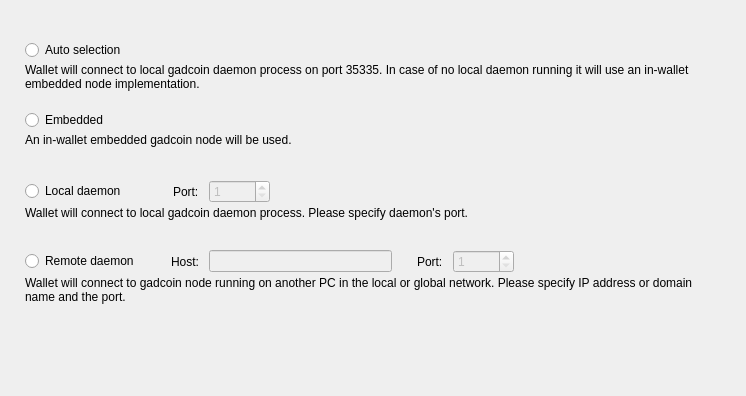
<?xml version="1.0" encoding="UTF-8"?>
<ui version="4.0">
 <class>ConnectionOptionsFrame</class>
 <widget class="QFrame" name="ConnectionOptionsFrame">
  <property name="geometry">
   <rect>
    <x>0</x>
    <y>0</y>
    <width>746</width>
    <height>396</height>
   </rect>
  </property>
  <property name="windowTitle">
   <string>Frame</string>
  </property>
  <property name="frameShape">
   <enum>QFrame::NoFrame</enum>
  </property>
  <property name="frameShadow">
   <enum>QFrame::Raised</enum>
  </property>
  <layout class="QVBoxLayout" name="verticalLayout_5">
   <property name="spacing">
    <number>0</number>
   </property>
   <property name="leftMargin">
    <number>25</number>
   </property>
   <property name="topMargin">
    <number>40</number>
   </property>
   <property name="rightMargin">
    <number>49</number>
   </property>
   <item>
    <widget class="QWidget" name="widget" native="true">
     <property name="sizePolicy">
      <sizepolicy hsizetype="Preferred" vsizetype="Fixed">
       <horstretch>0</horstretch>
       <verstretch>0</verstretch>
      </sizepolicy>
     </property>
     <property name="minimumSize">
      <size>
       <width>0</width>
       <height>70</height>
      </size>
     </property>
     <property name="maximumSize">
      <size>
       <width>16777215</width>
       <height>70</height>
      </size>
     </property>
     <layout class="QVBoxLayout" name="verticalLayout" stretch="0,1">
      <property name="spacing">
       <number>3</number>
      </property>
      <property name="leftMargin">
       <number>0</number>
      </property>
      <property name="topMargin">
       <number>0</number>
      </property>
      <property name="rightMargin">
       <number>0</number>
      </property>
      <property name="bottomMargin">
       <number>0</number>
      </property>
      <item>
       <widget class="QRadioButton" name="m_autoRadio">
        <property name="text">
         <string>Auto selection</string>
        </property>
        <attribute name="buttonGroup">
         <string notr="true">m_connectionButtonGroup</string>
        </attribute>
       </widget>
      </item>
      <item alignment="Qt::AlignTop">
       <widget class="WalletGui::WalletSmallGrayTextLabel" name="m_autoHelperLabel">
        <property name="text">
         <string>Wallet will connect to local gadcoin daemon process on port 35335. In case of no local daemon running it will use an in-wallet embedded node implementation.</string>
        </property>
        <property name="alignment">
         <set>Qt::AlignLeading|Qt::AlignLeft|Qt::AlignTop</set>
        </property>
        <property name="wordWrap">
         <bool>true</bool>
        </property>
        <property name="indent">
         <number>0</number>
        </property>
       </widget>
      </item>
     </layout>
    </widget>
   </item>
   <item>
    <widget class="QWidget" name="widget_2" native="true">
     <property name="sizePolicy">
      <sizepolicy hsizetype="Preferred" vsizetype="Fixed">
       <horstretch>0</horstretch>
       <verstretch>0</verstretch>
      </sizepolicy>
     </property>
     <property name="minimumSize">
      <size>
       <width>0</width>
       <height>70</height>
      </size>
     </property>
     <property name="maximumSize">
      <size>
       <width>16777215</width>
       <height>70</height>
      </size>
     </property>
     <layout class="QVBoxLayout" name="verticalLayout_2" stretch="0,1">
      <property name="spacing">
       <number>3</number>
      </property>
      <property name="leftMargin">
       <number>0</number>
      </property>
      <property name="topMargin">
       <number>0</number>
      </property>
      <property name="rightMargin">
       <number>0</number>
      </property>
      <property name="bottomMargin">
       <number>0</number>
      </property>
      <item>
       <widget class="QRadioButton" name="m_embeddedRadio">
        <property name="text">
         <string>Embedded</string>
        </property>
        <attribute name="buttonGroup">
         <string notr="true">m_connectionButtonGroup</string>
        </attribute>
       </widget>
      </item>
      <item alignment="Qt::AlignTop">
       <widget class="WalletGui::WalletSmallGrayTextLabel" name="m_embeddedHelperLabel">
        <property name="text">
         <string>An in-wallet embedded gadcoin node will be used.</string>
        </property>
        <property name="alignment">
         <set>Qt::AlignLeading|Qt::AlignLeft|Qt::AlignTop</set>
        </property>
        <property name="wordWrap">
         <bool>true</bool>
        </property>
        <property name="indent">
         <number>0</number>
        </property>
       </widget>
      </item>
     </layout>
    </widget>
   </item>
   <item>
    <widget class="QWidget" name="widget_3" native="true">
     <property name="sizePolicy">
      <sizepolicy hsizetype="Preferred" vsizetype="Fixed">
       <horstretch>0</horstretch>
       <verstretch>0</verstretch>
      </sizepolicy>
     </property>
     <property name="minimumSize">
      <size>
       <width>0</width>
       <height>70</height>
      </size>
     </property>
     <property name="maximumSize">
      <size>
       <width>16777215</width>
       <height>70</height>
      </size>
     </property>
     <layout class="QVBoxLayout" name="verticalLayout_3" stretch="0,1">
      <property name="spacing">
       <number>3</number>
      </property>
      <property name="leftMargin">
       <number>0</number>
      </property>
      <property name="topMargin">
       <number>0</number>
      </property>
      <property name="rightMargin">
       <number>0</number>
      </property>
      <property name="bottomMargin">
       <number>0</number>
      </property>
      <item>
       <layout class="QHBoxLayout" name="horizontalLayout">
        <property name="spacing">
         <number>10</number>
        </property>
        <item>
         <widget class="QRadioButton" name="m_localRadio">
          <property name="text">
           <string>Local daemon</string>
          </property>
          <attribute name="buttonGroup">
           <string notr="true">m_connectionButtonGroup</string>
          </attribute>
         </widget>
        </item>
        <item>
         <spacer name="horizontalSpacer">
          <property name="orientation">
           <enum>Qt::Horizontal</enum>
          </property>
          <property name="sizeType">
           <enum>QSizePolicy::Fixed</enum>
          </property>
          <property name="sizeHint" stdset="0">
           <size>
            <width>37</width>
            <height>20</height>
           </size>
          </property>
         </spacer>
        </item>
        <item>
         <widget class="QLabel" name="label">
          <property name="text">
           <string>Port:</string>
          </property>
         </widget>
        </item>
        <item alignment="Qt::AlignVCenter">
         <widget class="QSpinBox" name="m_localPortSpin">
          <property name="enabled">
           <bool>false</bool>
          </property>
          <property name="minimum">
           <number>1</number>
          </property>
          <property name="maximum">
           <number>65535</number>
          </property>
          <property name="value">
           <number>1</number>
          </property>
         </widget>
        </item>
        <item>
         <spacer name="horizontalSpacer_2">
          <property name="orientation">
           <enum>Qt::Horizontal</enum>
          </property>
          <property name="sizeHint" stdset="0">
           <size>
            <width>40</width>
            <height>20</height>
           </size>
          </property>
         </spacer>
        </item>
       </layout>
      </item>
      <item alignment="Qt::AlignTop">
       <widget class="WalletGui::WalletSmallGrayTextLabel" name="m_localHelperLabel">
        <property name="text">
         <string>Wallet will connect to local gadcoin daemon process. Please specify daemon's port.</string>
        </property>
        <property name="alignment">
         <set>Qt::AlignLeading|Qt::AlignLeft|Qt::AlignTop</set>
        </property>
        <property name="wordWrap">
         <bool>true</bool>
        </property>
        <property name="indent">
         <number>0</number>
        </property>
       </widget>
      </item>
     </layout>
    </widget>
   </item>
   <item>
    <widget class="QWidget" name="widget_4" native="true">
     <property name="sizePolicy">
      <sizepolicy hsizetype="Preferred" vsizetype="Fixed">
       <horstretch>0</horstretch>
       <verstretch>0</verstretch>
      </sizepolicy>
     </property>
     <property name="minimumSize">
      <size>
       <width>0</width>
       <height>70</height>
      </size>
     </property>
     <property name="maximumSize">
      <size>
       <width>16777215</width>
       <height>70</height>
      </size>
     </property>
     <layout class="QVBoxLayout" name="verticalLayout_4" stretch="0,1">
      <property name="spacing">
       <number>3</number>
      </property>
      <property name="leftMargin">
       <number>0</number>
      </property>
      <property name="topMargin">
       <number>0</number>
      </property>
      <property name="rightMargin">
       <number>0</number>
      </property>
      <property name="bottomMargin">
       <number>0</number>
      </property>
      <item>
       <layout class="QHBoxLayout" name="horizontalLayout_2">
        <property name="spacing">
         <number>10</number>
        </property>
        <item>
         <widget class="QRadioButton" name="m_remoteRadio">
          <property name="text">
           <string>Remote daemon</string>
          </property>
          <attribute name="buttonGroup">
           <string notr="true">m_connectionButtonGroup</string>
          </attribute>
         </widget>
        </item>
        <item>
         <spacer name="horizontalSpacer_3">
          <property name="orientation">
           <enum>Qt::Horizontal</enum>
          </property>
          <property name="sizeType">
           <enum>QSizePolicy::Fixed</enum>
          </property>
          <property name="sizeHint" stdset="0">
           <size>
            <width>22</width>
            <height>20</height>
           </size>
          </property>
         </spacer>
        </item>
        <item>
         <widget class="QLabel" name="label_2">
          <property name="text">
           <string>Host:</string>
          </property>
         </widget>
        </item>
        <item>
         <widget class="QLineEdit" name="m_remoteHostEdit">
          <property name="enabled">
           <bool>false</bool>
          </property>
         </widget>
        </item>
        <item>
         <spacer name="horizontalSpacer_5">
          <property name="orientation">
           <enum>Qt::Horizontal</enum>
          </property>
          <property name="sizeType">
           <enum>QSizePolicy::Fixed</enum>
          </property>
          <property name="sizeHint" stdset="0">
           <size>
            <width>15</width>
            <height>20</height>
           </size>
          </property>
         </spacer>
        </item>
        <item>
         <widget class="QLabel" name="label_3">
          <property name="text">
           <string>Port:</string>
          </property>
         </widget>
        </item>
        <item alignment="Qt::AlignVCenter">
         <widget class="QSpinBox" name="m_remotePortSpin">
          <property name="enabled">
           <bool>false</bool>
          </property>
          <property name="minimum">
           <number>1</number>
          </property>
          <property name="maximum">
           <number>65535</number>
          </property>
          <property name="value">
           <number>1</number>
          </property>
         </widget>
        </item>
        <item>
         <spacer name="horizontalSpacer_4">
          <property name="orientation">
           <enum>Qt::Horizontal</enum>
          </property>
          <property name="sizeHint" stdset="0">
           <size>
            <width>40</width>
            <height>20</height>
           </size>
          </property>
         </spacer>
        </item>
       </layout>
      </item>
      <item alignment="Qt::AlignTop">
       <widget class="WalletGui::WalletSmallGrayTextLabel" name="m_remoteHelperLabel">
        <property name="text">
         <string>Wallet will connect to gadcoin node running on another PC in the local or global network. Please specify IP address or domain name and the port.</string>
        </property>
        <property name="alignment">
         <set>Qt::AlignLeading|Qt::AlignLeft|Qt::AlignTop</set>
        </property>
        <property name="wordWrap">
         <bool>true</bool>
        </property>
        <property name="indent">
         <number>0</number>
        </property>
       </widget>
      </item>
     </layout>
    </widget>
   </item>
   <item>
    <spacer name="verticalSpacer">
     <property name="orientation">
      <enum>Qt::Vertical</enum>
     </property>
     <property name="sizeHint" stdset="0">
      <size>
       <width>665</width>
       <height>61</height>
      </size>
     </property>
    </spacer>
   </item>
  </layout>
 </widget>
 <customwidgets>
  <customwidget>
   <class>WalletGui::WalletSmallGrayTextLabel</class>
   <extends>QLabel</extends>
   <header>Gui/Common/WalletTextLabel.h</header>
  </customwidget>
 </customwidgets>
 <resources/>
 <connections>
  <connection>
   <sender>m_remoteHostEdit</sender>
   <signal>textChanged(QString)</signal>
   <receiver>ConnectionOptionsFrame</receiver>
   <slot>remoteHostNameChanged(QString)</slot>
   <hints>
    <hint type="sourcelabel">
     <x>390</x>
     <y>319</y>
    </hint>
    <hint type="destinationlabel">
     <x>372</x>
     <y>197</y>
    </hint>
   </hints>
  </connection>
  <connection>
   <sender>m_connectionButtonGroup</sender>
   <signal>buttonClicked(int)</signal>
   <receiver>ConnectionOptionsFrame</receiver>
   <slot>connectionButtonClicked(int)</slot>
   <hints>
    <hint type="sourcelabel">
     <x>-1</x>
     <y>-1</y>
    </hint>
    <hint type="destinationlabel">
     <x>372</x>
     <y>197</y>
    </hint>
   </hints>
  </connection>
  <connection>
   <sender>m_remoteRadio</sender>
   <signal>toggled(bool)</signal>
   <receiver>m_remoteHostEdit</receiver>
   <slot>setEnabled(bool)</slot>
   <hints>
    <hint type="sourcelabel">
     <x>88</x>
     <y>264</y>
    </hint>
    <hint type="destinationlabel">
     <x>312</x>
     <y>263</y>
    </hint>
   </hints>
  </connection>
  <connection>
   <sender>m_remoteRadio</sender>
   <signal>toggled(bool)</signal>
   <receiver>m_remotePortSpin</receiver>
   <slot>setEnabled(bool)</slot>
   <hints>
    <hint type="sourcelabel">
     <x>88</x>
     <y>264</y>
    </hint>
    <hint type="destinationlabel">
     <x>498</x>
     <y>263</y>
    </hint>
   </hints>
  </connection>
  <connection>
   <sender>m_localRadio</sender>
   <signal>toggled(bool)</signal>
   <receiver>m_localPortSpin</receiver>
   <slot>setEnabled(bool)</slot>
   <hints>
    <hint type="sourcelabel">
     <x>81</x>
     <y>194</y>
    </hint>
    <hint type="destinationlabel">
     <x>270</x>
     <y>193</y>
    </hint>
   </hints>
  </connection>
 </connections>
 <slots>
  <slot>remoteHostNameChanged(QString)</slot>
  <slot>connectionButtonClicked(int)</slot>
 </slots>
 <buttongroups>
  <buttongroup name="m_connectionButtonGroup"/>
 </buttongroups>
</ui>
